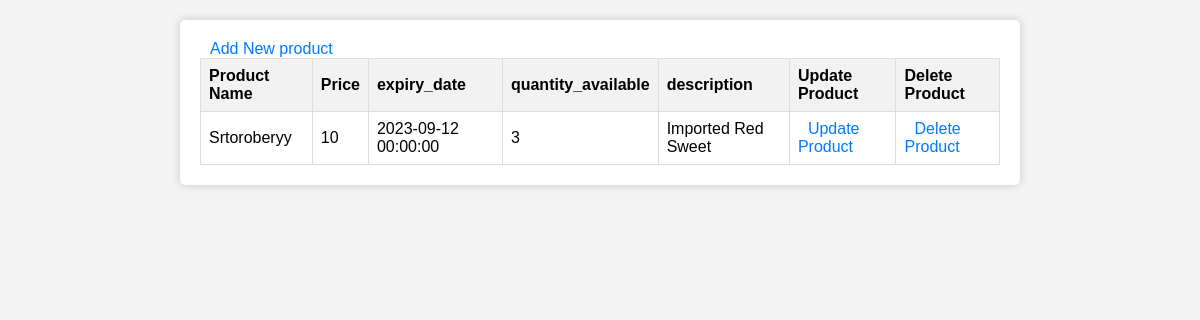
/view_category/1, run on an earlier commit of the app's database.
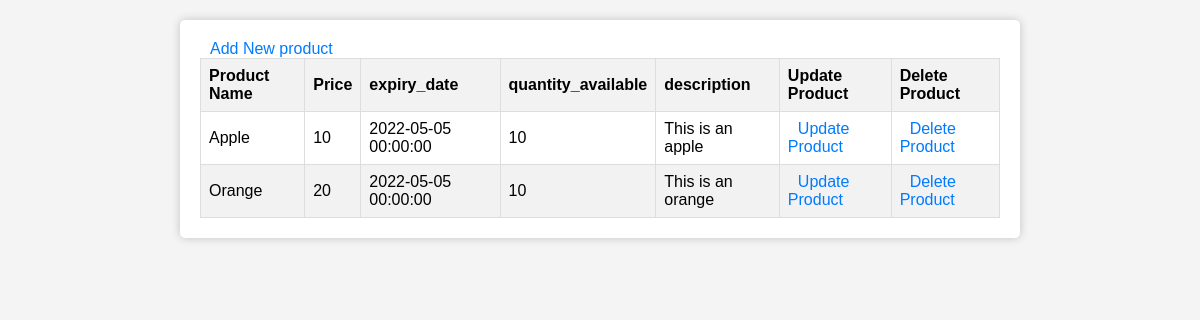
And on a later commit of the database.
### main.py (models this page shows)
class Product(db.Model):
        id = db.Column(db.Integer, primary_key = True, autoincrement=True)
        name = db.Column(db.String(200), nullable = False)
        price = db.Column(db.Integer, nullable = False)
        expiry_date = db.Column(db.DateTime , default = datetime.now())
        quantity_available = db.Column(db.Integer, nullable = False)
        section_id = db.Column(db.Integer, db.ForeignKey('section.id'), nullable=False)  # Define a foreign key to establish the relationship
        description = db.Column(db.String(200), nullable = False)

### main.py (the view)
@app.route('/view_category/<int:category_id>', methods=['GET', 'POST'])
def view_category(category_id):
     category= Section.query.get_or_404(category_id)
     print(category.id,category.name)
     products = Product.query.filter_by(section_id=category_id).all()
     return render_template('view_category.html',cat=category,products=products)

### templates/view_category.html (shortened to what this page needs)
<!DOCTYPE html>
<html lang="en">
<head>
</head>
<body>
    <div class="container">
        <a href="/add_product/{{cat.id}}">Add New product</a>
        <table class="styled-table">
            <thead>
                <tr>
                    <th>Product Name</th>
                    <th>Price</th>
                    <th>expiry_date</th>
                    <th>quantity_available</th>
                    <th>description</th>
                    <th>Update Product</th>
                    <th>Delete Product</th>
                </tr>
            </thead>
            <tbody>
                {% for prod in products %}
                    <tr>
                        <td>{{ prod.name }}</td>
                        <td>{{ prod.price }}</td>
                        <td>{{ prod.expiry_date }}</td>
                        <td>{{ prod.quantity_available }}</td>
                        <td>{{ prod.description }}</td>
                        <td><a href="/update_product/{{ prod['id'] }}">Update Product</a></td>
                        <td><a href="/delete_product/{{ prod['id'] }}">Delete Product</a></td>
                    </tr>
                {% endfor %}
            </tbody>
        </table>
    </div>
</body>
</html>

What changed in the data, as far as the page shows it:
changed Product: name "Srtoroberyy" → "Apple"; expiry_date "2023-09-12 00:00:00" → "2022-05-05 00:00:00"; quantity_available "3" → "10"; description "Imported Red Sweet" → "This is an apple"
added Product: name "Orange", price "20", expiry_date "2022-05-05 00:00:00", quantity_available "10", description "This is an orange"
